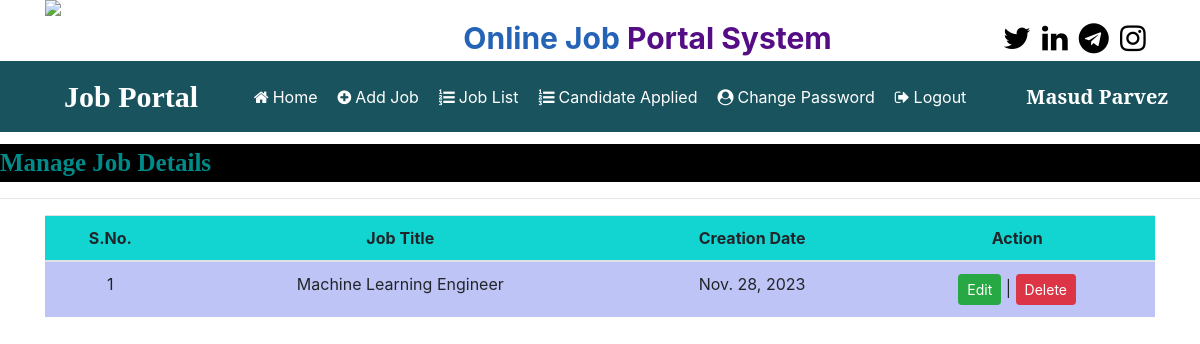
The page /job_list (signed in) on the database as committed earlier.
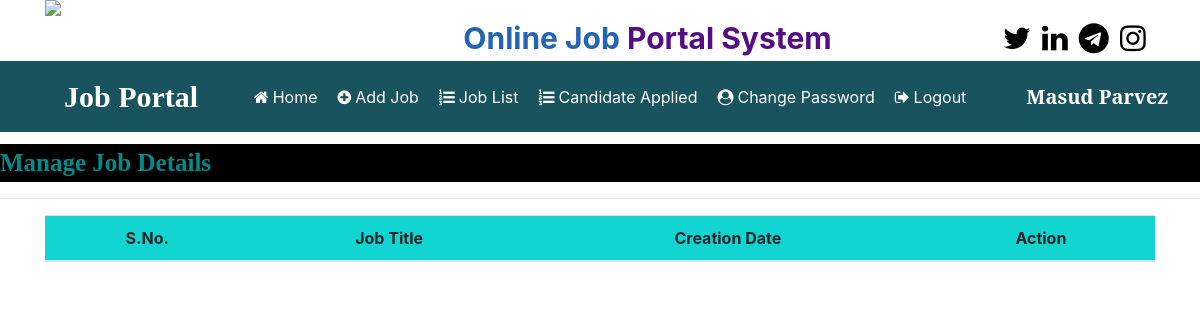
The same page on the database as committed later.
### job/models.py (models this page shows, shortened)
class Job(models.Model):
    recruiter = models.ForeignKey(Recruiter,on_delete=models.CASCADE)
    start_date = models.DateField()
    end_date = models.DateField()
    title = models.CharField(max_length=100)
    salary = models.FloatField(max_length=20)
    image = models.FileField()
    description = models.CharField(max_length=200)
    experience = models.CharField(max_length=50)
    location = models.CharField(max_length=100)
    skills = models.CharField(max_length=100)
    creationdate = models.DateField()

### job/views.py (the view)
# urls.py: path('job_list', job_list, name="job_list"),
def job_list(request):
    if not request.user.is_authenticated:
        return redirect('recruiter_login')
    user = request.user
    recruiter = Recruiter.objects.get(user=user)
    job = Job.objects.filter(recruiter=recruiter)
    d = {'job':job}
    return render(request,'job_list.html',d)

### job/templates/job_list.html (shortened to what this page needs)
{% load static %}
{% block body %}
{% include 'recruiter_navigation.html' %}
<marquee style = "font-family : 'Monotype Corsiva'; font-size : 25px; color: darkcyan ; background-color: black ; font-weight: bold; margin-top: 1%">
    Manage Job Details
</marquee>
<hr>
<div class="container">
<table class="table table-hover" id="example" class="display">
    <thead>
    <tr style="background-color: #12d4D0">
        <th>S.No.</th>
        <th>Job Title</th>
        <th>Creation Date</th>
        <th>Action</th>
    </tr>
    </thead>
    <tbody >
    {% for i in job %}
    <tr style="background-color: #12d4">
        <td>{{forloop.counter}}</td>
        <td>{{i.title}}</td>
        <td>{{i.creationdate}}</td>
        <td><a href="{% url 'edit_jobdetail' i.id %}" class="btn btn-success btn-sm">Edit</a>
        | <a href="{% url 'delete_job' i.id %}" class="btn btn-danger btn-sm">Delete</a>
        </td>
    </tr>
    {% endfor %}
    </tbody>
</table>
    </div>
{% endblock  %}

Rows that differ between the two databases and show on the page:
removed Job: title "Machine Learning Engineer", creationdate "Nov. 28, 2023"
